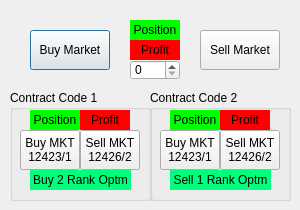
<?xml version="1.0" encoding="UTF-8"?>
<ui version="4.0">
 <class>ComboTradeDialog</class>
 <widget class="QDialog" name="ComboTradeDialog">
  <property name="geometry">
   <rect>
    <x>0</x>
    <y>0</y>
    <width>300</width>
    <height>210</height>
   </rect>
  </property>
  <property name="windowTitle">
   <string>Contract 1(Ex)~Contract 2(Ex)</string>
  </property>
  <property name="windowIcon">
   <iconset resource="tradecube.qrc">
    <normaloff>:/images/64-64.ico</normaloff>:/images/64-64.ico</iconset>
  </property>
  <widget class="QPushButton" name="pushButton_bm">
   <property name="geometry">
    <rect>
     <x>30</x>
     <y>30</y>
     <width>80</width>
     <height>40</height>
    </rect>
   </property>
   <property name="text">
    <string>Buy Market</string>
   </property>
  </widget>
  <widget class="QPushButton" name="pushButton_sm">
   <property name="geometry">
    <rect>
     <x>200</x>
     <y>30</y>
     <width>80</width>
     <height>40</height>
    </rect>
   </property>
   <property name="text">
    <string>Sell Market</string>
   </property>
  </widget>
  <widget class="QLabel" name="label_position">
   <property name="geometry">
    <rect>
     <x>130</x>
     <y>20</y>
     <width>50</width>
     <height>20</height>
    </rect>
   </property>
   <property name="styleSheet">
    <string notr="true">background-color: rgb(0, 255, 0);</string>
   </property>
   <property name="text">
    <string>Position</string>
   </property>
   <property name="alignment">
    <set>Qt::AlignCenter</set>
   </property>
  </widget>
  <widget class="QSpinBox" name="spinBox_qty">
   <property name="geometry">
    <rect>
     <x>130</x>
     <y>60</y>
     <width>50</width>
     <height>20</height>
    </rect>
   </property>
  </widget>
  <widget class="QGroupBox" name="groupBox_cc1">
   <property name="geometry">
    <rect>
     <x>10</x>
     <y>90</y>
     <width>141</width>
     <height>111</height>
    </rect>
   </property>
   <property name="title">
    <string>Contract Code 1</string>
   </property>
   <widget class="QPushButton" name="pushButton_cc1_bm">
    <property name="geometry">
     <rect>
      <x>10</x>
      <y>40</y>
      <width>60</width>
      <height>40</height>
     </rect>
    </property>
    <property name="text">
     <string>Buy MKT
12423/1</string>
    </property>
   </widget>
   <widget class="QPushButton" name="pushButton_cc1_sm">
    <property name="geometry">
     <rect>
      <x>70</x>
      <y>40</y>
      <width>60</width>
      <height>40</height>
     </rect>
    </property>
    <property name="text">
     <string>Sell MKT
12426/2</string>
    </property>
   </widget>
   <widget class="QLabel" name="label_cc1_under">
    <property name="geometry">
     <rect>
      <x>20</x>
      <y>80</y>
      <width>101</width>
      <height>20</height>
     </rect>
    </property>
    <property name="styleSheet">
     <string notr="true">background-color: rgb(0, 255, 127);</string>
    </property>
    <property name="text">
     <string>Buy 2 Rank Optm</string>
    </property>
    <property name="alignment">
     <set>Qt::AlignCenter</set>
    </property>
   </widget>
   <widget class="QLabel" name="label_cc1_position">
    <property name="geometry">
     <rect>
      <x>20</x>
      <y>20</y>
      <width>50</width>
      <height>20</height>
     </rect>
    </property>
    <property name="styleSheet">
     <string notr="true">background-color: rgb(0, 255, 0);</string>
    </property>
    <property name="text">
     <string>Position</string>
    </property>
    <property name="alignment">
     <set>Qt::AlignCenter</set>
    </property>
   </widget>
   <widget class="QLabel" name="label_cc1_profit">
    <property name="geometry">
     <rect>
      <x>70</x>
      <y>20</y>
      <width>50</width>
      <height>20</height>
     </rect>
    </property>
    <property name="styleSheet">
     <string notr="true">background-color: rgb(255, 0, 0);</string>
    </property>
    <property name="text">
     <string>Profit</string>
    </property>
    <property name="alignment">
     <set>Qt::AlignCenter</set>
    </property>
   </widget>
  </widget>
  <widget class="QGroupBox" name="groupBox_cc2">
   <property name="geometry">
    <rect>
     <x>150</x>
     <y>90</y>
     <width>141</width>
     <height>111</height>
    </rect>
   </property>
   <property name="title">
    <string>Contract Code 2</string>
   </property>
   <widget class="QLabel" name="label_cc2_under">
    <property name="geometry">
     <rect>
      <x>20</x>
      <y>80</y>
      <width>101</width>
      <height>20</height>
     </rect>
    </property>
    <property name="styleSheet">
     <string notr="true">background-color: rgb(0, 255, 127);</string>
    </property>
    <property name="text">
     <string>Sell 1 Rank Optm</string>
    </property>
    <property name="alignment">
     <set>Qt::AlignCenter</set>
    </property>
   </widget>
   <widget class="QLabel" name="label_cc2_position">
    <property name="geometry">
     <rect>
      <x>20</x>
      <y>20</y>
      <width>50</width>
      <height>20</height>
     </rect>
    </property>
    <property name="styleSheet">
     <string notr="true">background-color: rgb(0, 255, 0);</string>
    </property>
    <property name="text">
     <string>Position</string>
    </property>
    <property name="alignment">
     <set>Qt::AlignCenter</set>
    </property>
   </widget>
   <widget class="QLabel" name="label_cc2_profit">
    <property name="geometry">
     <rect>
      <x>70</x>
      <y>20</y>
      <width>50</width>
      <height>20</height>
     </rect>
    </property>
    <property name="styleSheet">
     <string notr="true">background-color: rgb(255, 0, 0);</string>
    </property>
    <property name="text">
     <string>Profit</string>
    </property>
    <property name="alignment">
     <set>Qt::AlignCenter</set>
    </property>
   </widget>
   <widget class="QPushButton" name="pushButton_cc2_bm">
    <property name="geometry">
     <rect>
      <x>10</x>
      <y>40</y>
      <width>60</width>
      <height>40</height>
     </rect>
    </property>
    <property name="text">
     <string>Buy MKT
12423/1</string>
    </property>
   </widget>
   <widget class="QPushButton" name="pushButton_cc2_sm">
    <property name="geometry">
     <rect>
      <x>70</x>
      <y>40</y>
      <width>60</width>
      <height>40</height>
     </rect>
    </property>
    <property name="text">
     <string>Sell MKT
12426/2</string>
    </property>
   </widget>
  </widget>
  <widget class="QLabel" name="label_profit">
   <property name="geometry">
    <rect>
     <x>130</x>
     <y>40</y>
     <width>50</width>
     <height>20</height>
    </rect>
   </property>
   <property name="styleSheet">
    <string notr="true">background-color: rgb(255, 0, 0);</string>
   </property>
   <property name="text">
    <string>Profit</string>
   </property>
   <property name="alignment">
    <set>Qt::AlignCenter</set>
   </property>
  </widget>
 </widget>
 <resources>
  <include location="tradecube.qrc"/>
 </resources>
 <connections/>
</ui>
